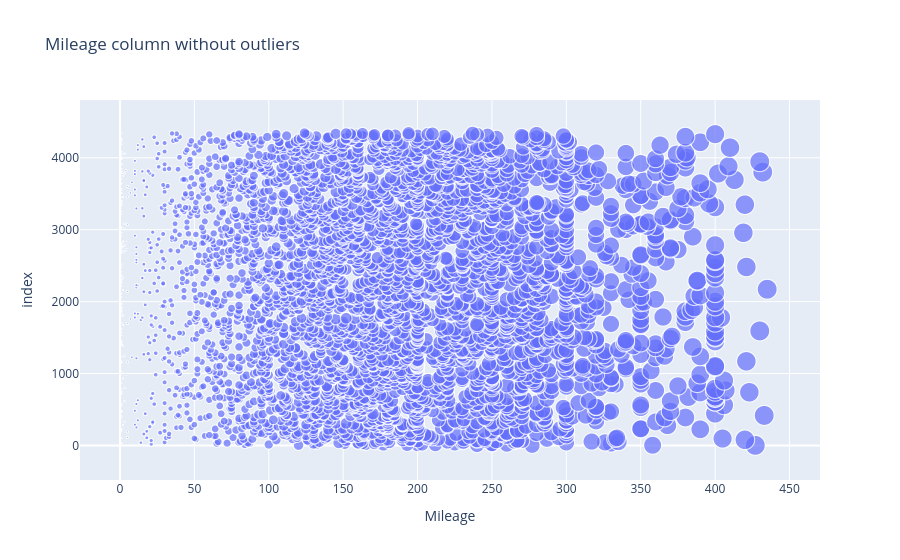

The cell this chart's notebook holds for it:
### Code cell
# Remove 1% of the outliers of the column Mileage
q = df['Mileage'].quantile(0.99)
df = df[df['Mileage']<q]
px.scatter(df,'Mileage', size='Mileage', title="Mileage column without outliers")

### Figure 1 — Plotly figure (JSON) as saved in the notebook; plotly's stock layout.template omitted (floating-point values rounded to 4 significant figures; data arrays with more than 128 entries replaced by an {"elided": "..."} marker saying what was removed)
{"data": [{"hovertemplate": "Mileage=%{marker.size}<br>index=%{y}<extra></extra>", "legendgroup": "", "marker": {"color": "#636efa", "size": {"elided": "3903 int values"}, "sizemode": "area", "sizeref": 1.087, "symbol": "circle"}, "mode": "markers", "name": "", "showlegend": false, "type": "scattergl", "x": {"elided": "3903 int values"}, "xaxis": "x", "y": {"elided": "3903 int values"}, "yaxis": "y"}], "layout": {"legend": {"itemsizing": "constant", "tracegroupgap": 0}, "title": {"text": "Mileage column without outliers"}, "xaxis": {"anchor": "y", "domain": [0, 1], "title": {"text": "Mileage"}}, "yaxis": {"anchor": "x", "domain": [0, 1], "title": {"text": "index"}}}}
